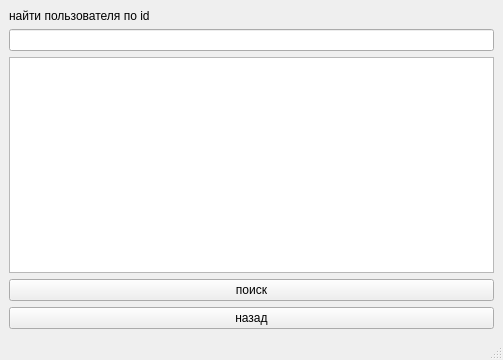
<?xml version="1.0" encoding="UTF-8"?>
<ui version="4.0">
 <class>MainWindow</class>
 <widget class="QMainWindow" name="MainWindow">
  <property name="geometry">
   <rect>
    <x>0</x>
    <y>0</y>
    <width>503</width>
    <height>360</height>
   </rect>
  </property>
  <property name="windowTitle">
   <string>MainWindow</string>
  </property>
  <widget class="QWidget" name="centralwidget">
   <layout class="QVBoxLayout" name="verticalLayout">
    <item>
     <widget class="QLabel" name="label">
      <property name="text">
       <string>найти пользователя по id</string>
      </property>
     </widget>
    </item>
    <item>
     <widget class="QLineEdit" name="lineEdit"/>
    </item>
    <item>
     <widget class="QListWidget" name="listWidget"/>
    </item>
    <item>
     <widget class="QPushButton" name="pushButton_2">
      <property name="text">
       <string>поиск</string>
      </property>
     </widget>
    </item>
    <item>
     <widget class="QPushButton" name="pushButton">
      <property name="text">
       <string>назад</string>
      </property>
     </widget>
    </item>
   </layout>
  </widget>
  <widget class="QMenuBar" name="menubar">
   <property name="geometry">
    <rect>
     <x>0</x>
     <y>0</y>
     <width>503</width>
     <height>21</height>
    </rect>
   </property>
  </widget>
  <widget class="QStatusBar" name="statusbar"/>
 </widget>
 <resources/>
 <connections/>
</ui>
